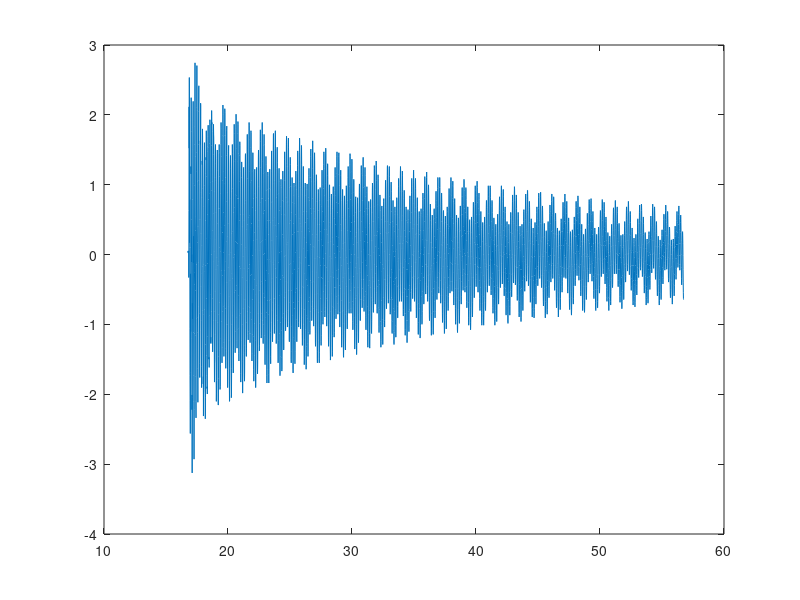

The MATLAB source for this figure: (Note: this script raises an error after producing the figure.)
load('maquetteTMD/donneesEleves/mData.mat');

Deltam = 1.7756;


%% calcul freqs

data = Groupe4_1_1;

t = data(:,1)';
a = data(:,2)';


plt = plot(t, a);


fmin = 0.5;
fmax = 8;
Nf = 300;
Q = 30;
maxR = 3;
maxParallel = 3;
MinModu = 5;


WaveletMenu('WaveletPlot', plt, 'fmin', fmin, 'fmax', fmax, 'NbFreq',...
    Nf, 'Q', Q, 'MaxRidges', maxR, 'MaxParallelRidges', maxParallel, 'RidgeMinModu', MinModu);


%%

F1 = 6.64;
F2 = 5.65;


%%


data = Groupe4_avec_masse_3_1;

t = data(:,1)';
a = data(:,2)';


plt = plot(t, a);


fmin = 0.5;
fmax = 8;
Nf = 300;
Q = 30;
maxR = 3;
maxParallel = 3;
MinModu = 5;


WaveletMenu('WaveletPlot', plt, 'fmin', fmin, 'fmax', fmax, 'NbFreq',...
    Nf, 'Q', Q, 'MaxRidges', maxR, 'MaxParallelRidges', maxParallel, 'RidgeMinModu', MinModu);


%%

f1 = 6.405;
f2 = 5.42;




%%


m0 = [17, 24];


fun = @(m) getFreqs2ddl(F1, F2, m(1), m(2), Deltam) - [f1, f2];

lb = [0 0];
ub = 10*[100 100];

options = optimoptions(@lsqnonlin, 'MaxFunctionEvaluations', 1e4);


m = lsqnonlin(fun, m0, lb, ub, options);

M = nan(10, 2);
df = 1/40;

for i = 1:10
    F12 = F1 + df * randn;
    F22 = F2 + df * randn;
    f12 = f1 + df * randn;
    f22 = f2 + df * randn;
    fun = @(m) getFreqs2ddl(F12, F22, m(1), m(2), Deltam) - [f12, f22];
    m2 = lsqnonlin(fun, m, lb, ub, options);
    M(i, :) = m2;
end

Dm1 = std(M(:,1));
Dm2 = std(M(:,2));





disp(['m1 = ', num2str(m(1)), ' +- ', num2str(Dm1)]);
disp(['m2 = ', num2str(m(2)), ' +- ', num2str(Dm2)]);





%% results

% m1 = 33.4422;
% m2 = 24.1550;
% m3 = 17.1477;
